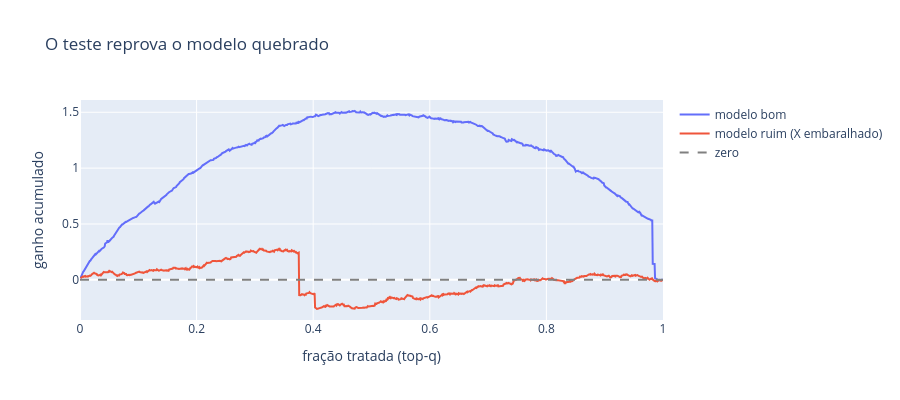

The cell this chart's notebook holds for it:
### Code cell
_, curve_bad = qini_curve(est_bad.effect(X_bad_val), dr_val)

fig = go.Figure()
fig.add_scatter(x=q_manual, y=curve_manual, name="modelo bom")
fig.add_scatter(x=q_manual, y=curve_bad, name="modelo ruim (X embaralhado)")
fig.add_scatter(x=[0, 1], y=[0, 0], mode="lines", name="zero", line=dict(color="gray", dash="dash"))
fig.update_layout(height=400, title="O teste reprova o modelo quebrado",
                  xaxis_title="fração tratada (top-q)", yaxis_title="ganho acumulado")
fig.show()

### Figure 1 — Plotly figure (JSON) as saved in the notebook; plotly's stock layout.template omitted (floating-point values rounded to 4 significant figures; data arrays with more than 128 entries replaced by an {"elided": "..."} marker saying what was removed)
{"data": [{"name": "modelo bom", "type": "scatter", "x": {"elided": "1250 float values"}, "y": {"elided": "1250 float values"}}, {"name": "modelo ruim (X embaralhado)", "type": "scatter", "x": {"elided": "1250 float values"}, "y": {"elided": "1250 float values"}}, {"line": {"color": "gray", "dash": "dash"}, "mode": "lines", "name": "zero", "type": "scatter", "x": [0, 1], "y": [0, 0]}], "layout": {"height": 400, "title": {"text": "O teste reprova o modelo quebrado"}, "xaxis": {"title": {"text": "fração tratada (top-q)"}}, "yaxis": {"title": {"text": "ganho acumulado"}}}}
